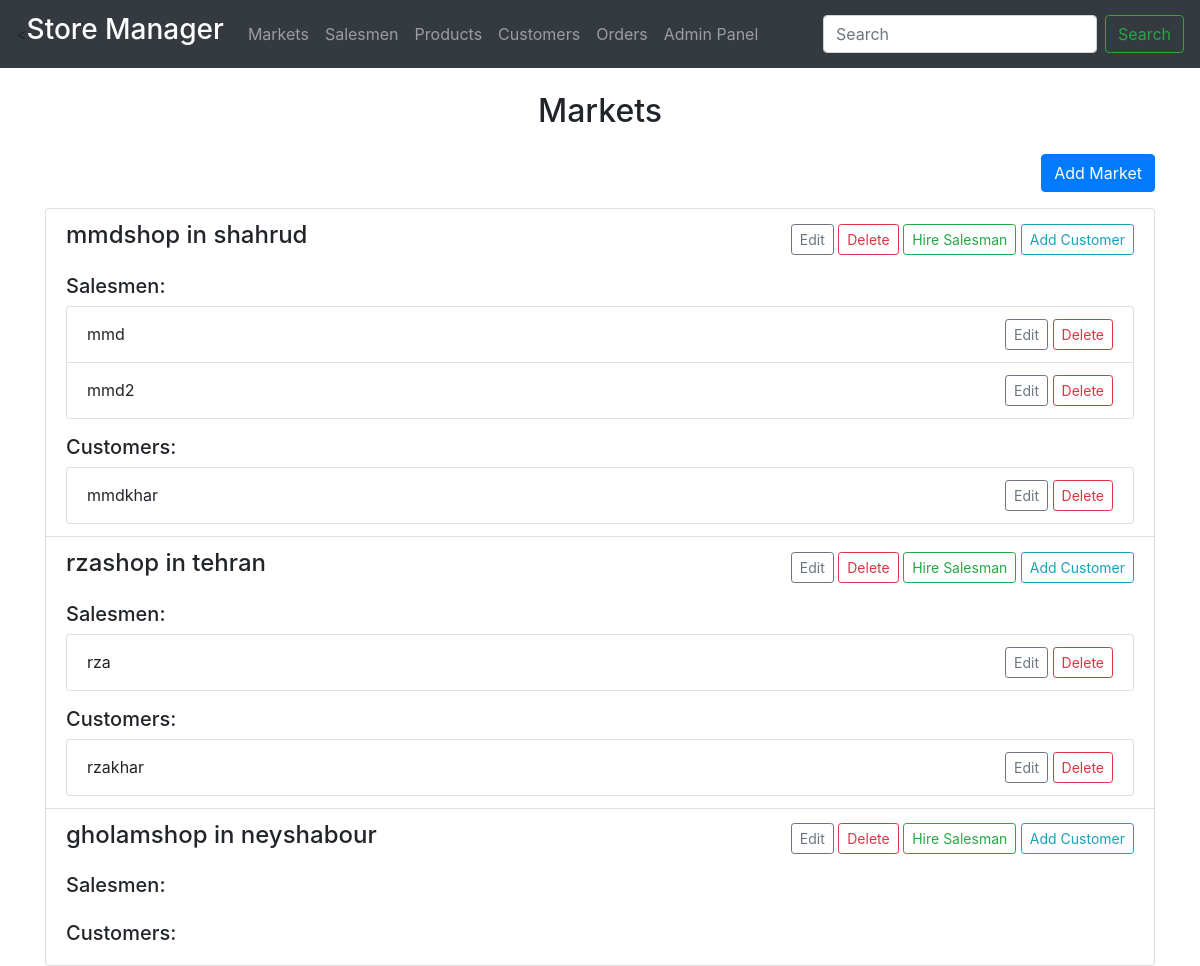
The app's page /markets/ with its own data.
### storeManager/models.py (models this page shows, shortened)
class Market(models.Model):
    market_id = models.AutoField(primary_key=True)
    market_name = models.CharField(max_length=255)
    location = models.CharField(max_length=255)

class Salesman(models.Model):
    salesman_id = models.AutoField(primary_key=True)
    salesman_name = models.CharField(max_length=255)
    market = models.ForeignKey(Market, on_delete=models.CASCADE)

class Customer(models.Model):
    customer_id = models.AutoField(primary_key=True)
    customer_name = models.CharField(max_length=255)
    email = models.EmailField(null=True, blank=True)
    market = models.ForeignKey(Market, on_delete=models.CASCADE, null=True, blank=True)

### storeManager/views.py (the view)
# urls.py: path('markets/', views.MarketListView.as_view(), name='market_list'),
class MarketListView(ListView):
    model = Market
    template_name = 'market/market_list.html'
    context_object_name = 'markets'
    def get_queryset(self):
        query = self.request.GET.get('q')
        if query:
            return Market.objects.filter(market_name__icontains=query)
        return Market.objects.all()
    def get_context_data(self, **kwargs):
        context = super().get_context_data(**kwargs)
        context['additional_objects'] = Salesman.objects.all()
        context['additional_objects2'] = Customer.objects.all()
        return context

### storeManager/templates/market/market_list.html
{% extends 'base.html' %}
{% block content %}
<div class="container">
    <h2 class="text-center my-4">Markets</h2>
    <div class="text-right mb-3">
        <a href="{% url 'market_add' %}" class="btn btn-primary">Add Market</a>
    </div>
    <div class="list-group">
        {% for market in object_list %}
            <div class="list-group-item">
                <div class="d-flex justify-content-between align-items-center">
                    <h4>{{ market.market_name }} in {{ market.location }}</h4>
                    <div>
                        <a href="{% url 'market_edit' market.pk %}" class="btn btn-sm btn-outline-secondary">Edit</a>
                        <a href="{% url 'market_delete' market.pk %}" class="btn btn-sm btn-outline-danger">Delete</a>
                        <a href="{% url 'market_addsalesman' market.pk %}" class="btn btn-sm btn-outline-success">Hire Salesman</a>
                        <a href="{% url 'market_addcustomer' market.pk %}" class="btn btn-sm btn-outline-info">Add Customer</a>
                    </div>
                </div>
                <div class="mt-3">
                    <h5>Salesmen:</h5>
                    <ul class="list-group">
                        {% for salesman in additional_objects %}
                            {% if salesman.market == market %}
                                <li class="list-group-item d-flex justify-content-between align-items-center">
                                    {{ salesman.salesman_name }}
                                    <div>
                                        <a href="{% url 'salesman_edit' salesman.pk %}" class="btn btn-sm btn-outline-secondary">Edit</a>
                                        <a href="{% url 'salesman_delete' salesman.pk %}" class="btn btn-sm btn-outline-danger">Delete</a>
                                    </div>
                                </li>
                            {% endif %}
                        {% empty %}
                            <li class="list-group-item">No salesmen available</li>
                        {% endfor %}
                    </ul>
                </div>
                <div class="mt-3">
                    <h5>Customers:</h5>
                    <ul class="list-group">
                        {% for customer in additional_objects2 %}
                            {% if customer.market == market %}
                                <li class="list-group-item d-flex justify-content-between align-items-center">
                                    {{ customer.customer_name }}
                                    <div>
                                        <a href="{% url 'customer_edit' customer.pk %}" class="btn btn-sm btn-outline-secondary">Edit</a>
                                        <a href="{% url 'customer_delete' customer.pk %}" class="btn btn-sm btn-outline-danger">Delete</a>
                                    </div>
                                </li>
                            {% endif %}
                        {% empty %}
                            <li class="list-group-item">No customers available</li>
                        {% endfor %}
                    </ul>
                </div>
            </div>
        {% endfor %}
    </div>
</div>
{% endblock %}

### records on screen
Market: market_name "mmdshop", location "shahrud"
Salesman: salesman_name "mmd"
Salesman: salesman_name "mmd2"
Customer: customer_name "mmdkhar"
Market: market_name "rzashop", location "tehran"
Salesman: salesman_name "rza"
Customer: customer_name "rzakhar"
Market: market_name "gholamshop", location "neyshabour"
